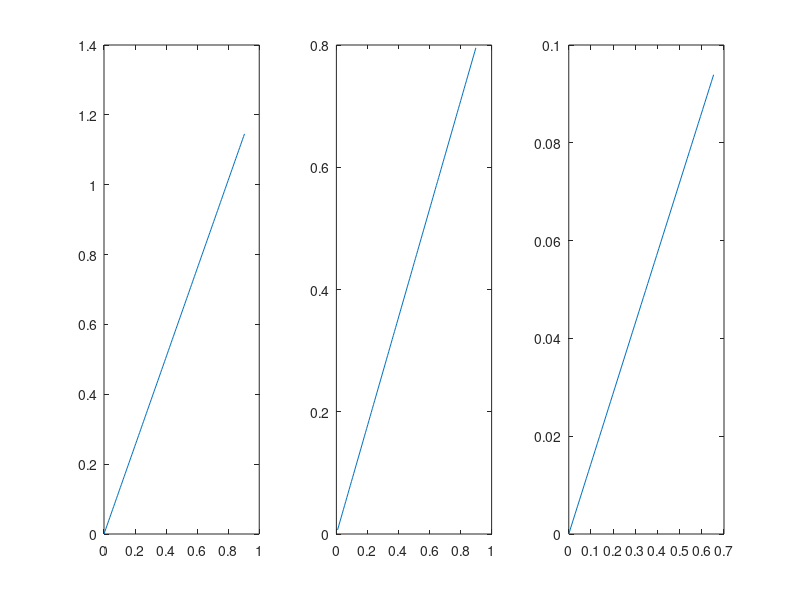

The MATLAB script that drew this image:
payoff = 10;
prob = .5;
delay = 100;

util = .8;
k = .1;
b = .7;

stepSize = .01;

threshold = 2;

minPayoff = 0;
maxPayoff = 20;
minProb = 0;
maxProb = 1;
minDelay = 0;
maxDelay = 250;



s = [0,0,0,0,0,0];
traj = [];

while norm(s) < threshold

    lookingInd = mnrnd(1,[.45, .35, .2]);
    lookingAt = find(lookingInd);

    switch lookingAt
        case 1 % looking at the payoff
            stepDir = (pi/2)*(payoff/maxPayoff)^(util);
            s = s + stepSize * [cos(stepDir), sin(stepDir), 0, 0, 0, 0];
        case 2 % looking at risk
            stepDir = (pi/2) * exp(-(-log(prob))^b);
            s = s + stepSize * [0,0, cos(stepDir), sin(stepDir), 0, 0];

        case 3 % looking at delay
            stepDir = (pi/2) * 1 / (1 + k*delay);
            s = s + stepSize * [0, 0, 0, 0, cos(stepDir), sin(stepDir)];
    end

    traj = [traj; s];

end

zeroAngle = [1 0 1 0 1 0];
% respAngle = acos(dot(s,zeroAngle) / (norm(s)*norm(zeroAngle)))
% resp = respAngle / (pi/2) * maxPayoff
% resp = s(1)*s(3)*s(5) ___

figure(1)
subplot(1,3,1)
plot(traj(:,1),traj(:,2))
subplot(1,3,2)
plot(traj(:,3),traj(:,4))
subplot(1,3,3)
plot(traj(:,5),traj(:,6))
